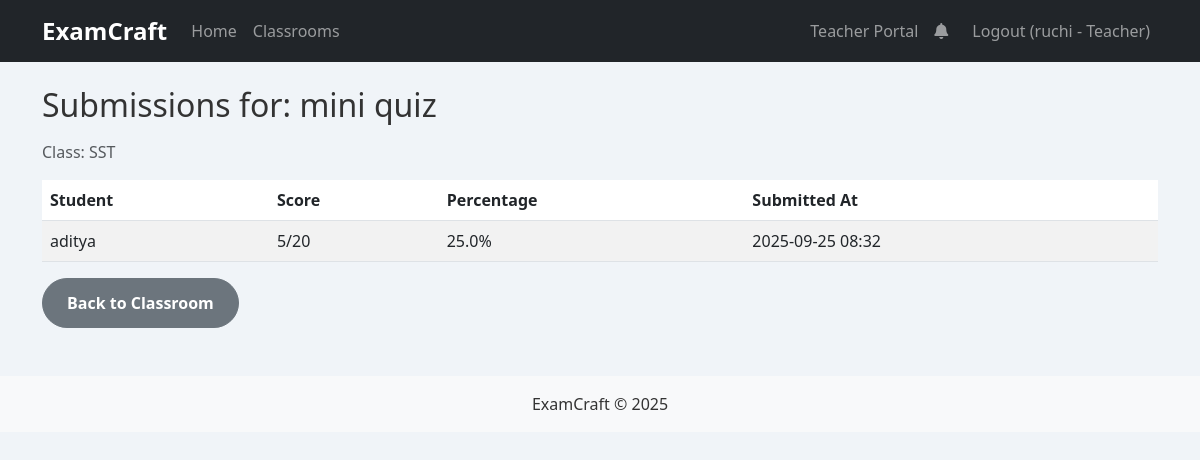
Screenshot of /classroom/1/assignments/2/submissions (signed in) with the database file from the repository.
### app.py (models this page shows, shortened)
class User(db.Model):
    id = db.Column(db.Integer, primary_key=True)
    username = db.Column(db.String(80), unique=True, nullable=False)
    password_hash = db.Column(db.String(120), nullable=False)
    role = db.Column(db.String(20), nullable=False, default='student')  # 'teacher' or 'student'

class Assignment(db.Model):
    id = db.Column(db.Integer, primary_key=True)
    classroom_id = db.Column(db.Integer, db.ForeignKey('classroom.id'), nullable=False)
    title = db.Column(db.String(200), nullable=False)
    description = db.Column(db.Text, nullable=True)
    json_path = db.Column(db.String(255), nullable=False)
    config_json = db.Column(db.Text, nullable=True)
    created_at = db.Column(db.DateTime, default=datetime.utcnow)
    opens_at = db.Column(db.DateTime, nullable=True)
    due_at = db.Column(db.DateTime, nullable=True)
    late_policy = db.Column(db.String(20), nullable=False, default='allow')  # 'allow' or 'block'

class Classroom(db.Model):
    id = db.Column(db.Integer, primary_key=True)
    name = db.Column(db.String(120), nullable=False)
    code = db.Column(db.String(10), unique=True, nullable=False)
    description = db.Column(db.Text, nullable=True)
    owner_id = db.Column(db.Integer, db.ForeignKey('user.id'), nullable=False)
    created_at = db.Column(db.DateTime, default=datetime.utcnow)

class AssignmentSubmission(db.Model):
    id = db.Column(db.Integer, primary_key=True)
    assignment_id = db.Column(db.Integer, db.ForeignKey('assignment.id'), nullable=False)
    user_id = db.Column(db.Integer, db.ForeignKey('user.id'), nullable=False)
    score = db.Column(db.Integer, nullable=False)
    total = db.Column(db.Integer, nullable=False)
    percentage = db.Column(db.Float, nullable=False)
    details_json = db.Column(db.Text, nullable=True)
    is_late = db.Column(db.Boolean, nullable=False, default=False)
    submitted_at = db.Column(db.DateTime, default=datetime.utcnow)
    __table_args__ = (db.UniqueConstraint('assignment_id', 'user_id', name='uq_assignment_user'),)

### app.py (the view)
@app.route('/classroom/<int:class_id>/assignments/<int:assignment_id>/submissions')
@login_required
def view_submissions(class_id, assignment_id):
    classroom, membership, redirect_resp = require_membership(class_id)
    if redirect_resp:
        return redirect_resp
    if membership.role != 'teacher':
        flash('Only teachers can view submissions.', 'danger')
        return redirect(url_for('classroom_view', class_id=class_id))
    assignment = Assignment.query.filter_by(id=assignment_id, classroom_id=class_id).first_or_404()
    subs = AssignmentSubmission.query.filter_by(assignment_id=assignment.id).order_by(AssignmentSubmission.submitted_at.desc()).all()
    user_map = {u.id: u.username for u in User.query.filter(User.id.in_([s.user_id for s in subs])).all()} if subs else {}
    return render_template('submissions.html', classroom=classroom, assignment=assignment, submissions=subs, user_map=user_map)

### app.py (called while the page is built)
def login_required(f):
    @wraps(f)
    def decorated_function(*args, **kwargs):
        if 'username' not in session:
            flash('Please log in to access this page.', 'warning')
            return redirect(url_for('login'))
        return f(*args, **kwargs)
    return decorated_function

def get_current_user():
    username = session.get('username')
    if not username:
        return None
    return User.query.filter_by(username=username).first()

def require_membership(classroom_id):
    user = get_current_user()
    if not user:
        return None, None, redirect(url_for('login'))
    classroom = Classroom.query.get_or_404(classroom_id)
    membership = ClassroomMembership.query.filter_by(classroom_id=classroom.id, user_id=user.id).first()
    if not membership:
        flash('You are not a member of this classroom.', 'danger')
        return None, None, redirect(url_for('classrooms'))
    return classroom, membership, None

@app.context_processor
def inject_unread_notifications():
    try:
        user = get_current_user()
        if not user:
            return dict(unread_notifications=0)
        count = Notification.query.filter_by(user_id=user.id, read_at=None).count()
        return dict(unread_notifications=count)
    except Exception:
        return dict(unread_notifications=0)

### templates/submissions.html (shortened to what this page needs)
{% extends "base.html" %}
{% block content %}
<h2 class="mb-3">Submissions for: {{ assignment.title }}</h2>
<p class="text-muted">Class: {{ classroom.name }}</p>
{% if submissions %}
  <div class="table-responsive">
    <table class="table table-striped align-middle">
      <thead>
        <tr>
          <th>Student</th>
          <th>Score</th>
          <th>Percentage</th>
          <th>Submitted At</th>
        </tr>
      </thead>
      <tbody>
        {% for s in submissions %}
          <tr>
            <td>{{ user_map.get(s.user_id, s.user_id) }}</td>
            <td>{{ s.score }}/{{ s.total }}</td>
            <td>{{ '%.1f'|format(s.percentage) }}%</td>
            <td>{{ s.submitted_at.strftime('%Y-%m-%d %H:%M') }}</td>
          </tr>
        {% endfor %}
      </tbody>
    </table>
  </div>
{% else %}
  <div class="alert alert-info">No submissions yet.</div>
{% endif %}
<a class="btn btn-secondary" href="{{ url_for('classroom_view', class_id=classroom.id) }}">Back to Classroom</a>
{% endblock %}

### templates/base.html (shortened to what this page needs)
<!DOCTYPE html>
<html lang="en">
<head>
    <link href="https://cdn.jsdelivr.net/npm/bootstrap@5.3.0-alpha1/dist/css/bootstrap.min.css" rel="stylesheet">
    <link rel="stylesheet" href="https://cdnjs.cloudflare.com/ajax/libs/font-awesome/5.15.4/css/all.min.css">
    <link rel="stylesheet" href="{{ url_for('static', filename='css/style.css') }}">
</head>
<body>
    <nav class="navbar navbar-expand-lg navbar-dark bg-dark">
        <div class="container">
            <a class="navbar-brand" href="{{ url_for('index') }}">ExamCraft</a>
            <div class="collapse navbar-collapse" id="navbarNav">
                <ul class="navbar-nav me-auto mb-2 mb-lg-0">
                    <li class="nav-item">
                        <a class="nav-link" href="{{ url_for('index') }}">Home</a>
                    </li>
                    <li class="nav-item">
                        <a class="nav-link" href="{{ url_for('classrooms') }}">Classrooms</a>
                    </li>
                </ul>
                <ul class="navbar-nav ms-auto">
                    {% if session.username %}
                    {% if session.role == 'teacher' %}
                    <li class="nav-item">
                        <a class="nav-link" href="{{ url_for('teacher_portal') }}">Teacher Portal</a>
                    </li>
                    {% elif session.role == 'student' %}
                    <li class="nav-item">
                        <a class="nav-link" href="{{ url_for('student_portal') }}">Student Portal</a>
                    </li>
                    {% endif %}
                    <li class="nav-item">
                        <a class="nav-link position-relative" href="{{ url_for('notifications_page') }}" title="Notifications">
                            <i class="fas fa-bell"></i>
                        </a>
                    </li>
                    <li class="nav-item ms-2">
                        <a class="nav-link" href="{{ url_for('logout') }}">Logout ({{ session.username }}{% if session.role %} - {{ session.role|capitalize }}{% endif %})</a>
                    </li>
                    {% endif %}
                </ul>
            </div>
        </div>
    </nav>
    <div class="container mt-4">
        {% block content %}{% endblock %}
    </div>
    <footer class="mt-5 py-3 bg-light text-center">
        <div class="container">
            <p class="mb-0">ExamCraft &copy; 2025</p>
        </div>
    </footer>
</body>
</html>

### static/css/style.css (style rules this page uses)
body { font-family: 'Segoe UI', Tahoma, Geneva, Verdana, sans-serif; background-color: #f0f4f8; color: #333; }
.navbar-dark .navbar-brand { font-weight: 700; font-size: 1.5rem; }
.navbar-dark .nav-link { font-weight: 500; }
.btn { border-radius: 50px; font-weight: 600; padding: 0.75rem 1.5rem; transition: all 0.3s ease; }

### rows the page displays
User: username "ruchi"
Assignment: title "mini quiz"
Classroom: name "SST"
AssignmentSubmission: score "5", total "20", percentage "25.0", submitted_at "2025-09-25 08:32"
User: get "aditya"

### other values shown
{{ session.role|capitalize }} "Teacher"
